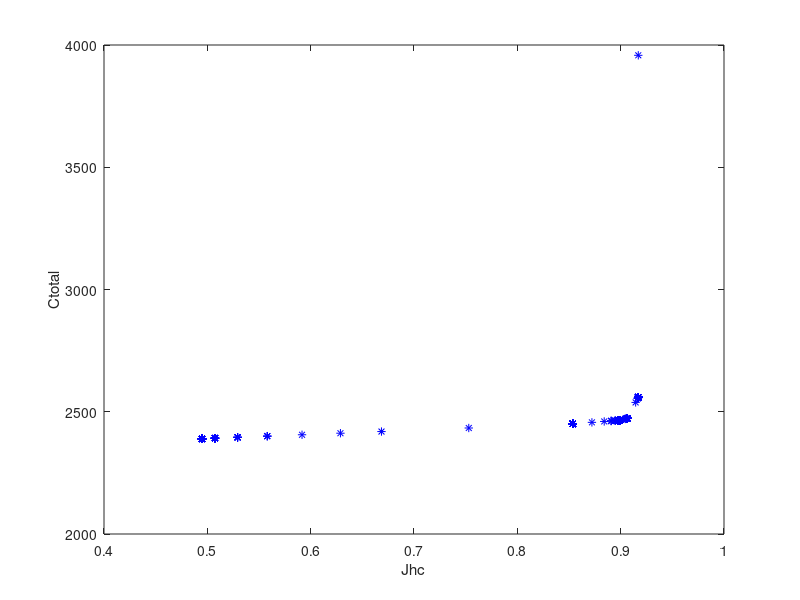

This chart was generated by the following MATLAB code:
clear;
clc

% number of years
Ny=10;

% number of controller
Nu=10;
% number of measurement
Nmu=3;

p=zeros(Nu,Nmu,3,3);

% p(1,1} = [0.4,0.3,0.3; 0.3, 0.5; 0.2; 0.3, 0.2, 0.5]transition matrix
% when you choose u intervention, mu test.
p(1,1,:,:)=[	0.5,	0.5,	0;	0.3,	0.6,	0.1;	0,	0.65,	0.35;	];
p(2,1,:,:)=[	0.25,	0.5,	0.25;	0.3,	0.55,	0.15;	0.35,	0.55,	0.1;	];
p(3,1,:,:)=[	0.125,	0.5,	0.375;	0.6,	0.1,	0.3;	0.23,	0.6,	0.17;	];
p(6,1,:,:)=[	0.125,	0.5,	0.375;	0.3,	0.6,	0.1;	0.187,	0.55,	0.263;	];
p(	1,2,:,:)=[	0.1,	0.6,	0.3;	0.2,	0.5,	0.3;	0.15,	0.65,	0.2;	];
p(	4,2,:,:)=[	0.05,	0.8,	0.15;	0.2,	0.5,	0.3;	0.15,	0.65,	0.2;	];
p(	5,2,:,:)=[	0.05,	0.8,	0.15;	0.25,	0.55,	0.2;	0.3,	0.58,	0.12;	];
p(	7,2,:,:)=[	0.3,	0.5,	0.2;	0.3,	0.6,	0.1;	0.25,	0.65,	0.1;	];
p(	9,2,:,:)=[	0.3,	0.45,	0.25;	0.175,	0.65,	0.175;	0.225,	0.675,	0.1;	];
p(	1,3,:,:)=[	0.25,	0.55,	0.2;	0.2,	0.7,	0.1;	0.25,	0.55,	0.2;	];
p(	8,3,:,:)=[	0.2,	0.6,	0.2;	0.3,	0.6,	0.1;	0.2,	0.67,	0.13;	];
p(	10,3,:,:)=[	0.25,	0.5,	0.25;	0.3,	0.6,	0.1;	0.27,	0.65,	0.08;	];

p(4,1,:,:)=eye(3);
p(5,1,:,:)=eye(3);

p(7,1,:,:)= eye(3);
p(8,1,:,:)= eye(3);
p(9,1,:,:)=eye(3);
p(10,1,:,:)=eye(3);

p(2,2,:,:)=eye(3);

p(3,2,:,:)=eye(3);
p(6,2,:,:) = eye(3);

p(8,2,:,:)=eye(3);

p(10,2,:,:)=eye(3);
p(2,3,:,:)=eye(3);
p(3,3,:,:)=eye(3);
p(4,3,:,:)=eye(3);
p(5,3,:,:)=eye(3);
p(6,3,:,:)=eye(3);
p(7,3,:,:)= eye(3);
p(9,3,:,:)=eye(3);
%%% Cost c1 cost of intervention material, c2 cost of intervention labor
% cost of
C1=[200, 100, 100, 200, 250, 100, 200, 300, 200, 500];
C2=[120, 200, 60,  120,  180, 50, 100, 100 ,150 ,120];
Cu=C1+C2;
Cmu=[89,97,126];
C.Cu=Cu;
C.Cmu=Cmu;

%W1=[0.81251, 0.06284, 0.12465];
W1=[0.8, 0.1, 0.1];
%W1=[0.8,0,0 ];
W2=[0.6, 0.2, 0.2];
%W2=[0.5, 0, 0];
%W3=[0.42448,0.32491, 0.25061];
%W3=[0.4,0.3, 0.3];
%W3=[0.4,0.3, 0.3];
W=W2;
counter=0;
for lambda=logspace(-2,0,1000)
    % counter= counter+1;
    % lambda=1;
    J=zeros(Ny+1,3);
    Q=zeros(Ny,3,Nu,Nmu);
    J(Ny+1,:)=lambda*W/(Ny+1);
    
    %%
    for i=Ny:-1:1
        for x=1:3
            for j=1:Nu
                for k=1:Nmu
                    %Q(i,x,j,k)=lambda*W (x)/(Ny+1)+(1-lambda)*(11*(max(Cu)-min(Cu)+max(Cmu)-min(Cmu)))/(Cu(j)+Cmu(k))+ J(i+1,:)*squeeze(p(j,k,x,:));
                    Q(i,x,j,k)=lambda*W(x)/(Ny+1)-(1-lambda)*(Cu(j)+Cmu(k))/(10*(max(Cu)+max(Cmu)))+ J(i+1,:)*squeeze(p(j,k,x,:));
                    % Q(i,x,j,k)=lambda/(W(x)*Ny)+ J(i+1,:)*squeeze(p(j,k,x,:));
                    % Q(i,x,j,k)=lambda/W(x)*Ny+(1-lambda)*(Cu(j)+Cmu(k))+ J(i+1,:)*squeeze(p(j,k,x,:));
                    
                end
            end
            [qTemp, uTemp]=max(squeeze(Q(i,x,:,:)));
            [JTemp, muTemp]=max(qTemp);
            u(i,x)=uTemp(muTemp);
            mu(i,x)=muTemp;
            J(i,x)=JTemp;
        end
        
        
    end
    %%
    J0=sum (J(1,:))/3;
    
    pi0=[1/3,1/3,1/3];
    pi=zeros(Ny+1,3);
    for i=2:Ny+1
        for x=1:3
            if (i==2)
                pi(1,1)=pi0(1,1);
                pi(1,2)=pi0(1,2);
                pi(1,3)=pi0(1,3);
            end
            for xp=1:3
                pi(i,x)=pi(i,x)+pi(i-1,xp)*p(u(i-1,xp),mu(i-1,xp),xp,x);
            end
        end
    end
    
    
    %V=1./(W*Ny);
    V = W;
    V1=0;
    for x=1:3
        V1=V1+V(x)*pi(11,x);
    end
    V1=V1;
    
    V2=0;
    counter = counter + 1;
    %BtCellU = cell(3,10);
    for i=1:10
        for x=1:3
            tmp = V2;
            V2=V2+V(x)*pi(i,x);
            BtArrU(x,i,counter) = u(i,x);
            BtArrMu(x,i,counter) = mu(i,x);
            BtArrV2(x,i,counter) = V2-tmp;
        end
    end
    V2=V2;
    
    %Jhc=(V1+V2);
    % Jhc = (V1+V2)/(11*(max(V)-min(V)));
    Jhc = (V1+V2)/(11*max(V));
    Cmu1=0; Cu1=0;
    for i=1:10
        for x=1:3
            Cmu1=Cmu1+pi(i,x)*Cmu(mu(i,x));
            Cu1=Cu1+pi(i,x)*Cu(u(i,x));
        end
    end
    %
    %Ctotal = Cmu1 + Cu1;
    %Ctotal= (Cmu1+Cu1)/(11*((max(Cu)-min(Cu))+(max(Cmu)-min(Cmu))));
    Ctotal= (Cmu1+Cu1);%/(10*(max(Cu)+max(Cmu)));
    
    %[Jhc, Ctotal]
    
    
    % x = Jhc
    % y = Ctotal
    %counter = counter + 1;
    Jhcarr(counter)=Jhc;
    Ctotalarr(counter)=Ctotal;
    
    % plot(x,y, 'b*');
    % hold on;
    % xlabel('Jhc');
    % ylabel('Ctotal');
    
end

plot(Jhcarr, Ctotalarr,'b*');
xlabel('Jhc');
ylabel('Ctotal');

